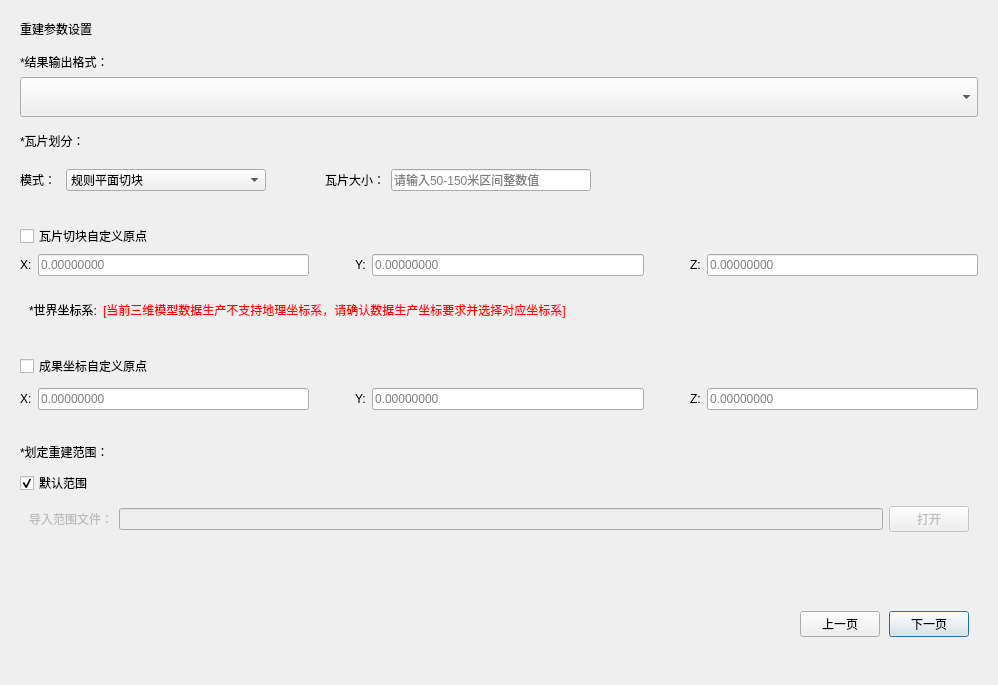
           <widget class="QWidget" name="page_parameters">
            <layout class="QHBoxLayout" name="horizontalLayout_100">
             <item>
              <widget class="QStackedWidget" name="stackedWidget_rebuild_2">
               <property name="currentIndex">
                <number>0</number>
               </property>
               <widget class="QWidget" name="page_24">
                <layout class="QVBoxLayout" name="verticalLayout_78">
                 <item>
                  <widget class="StyleLabel16" name="label_new_project_4">
                   <property name="text">
                    <string>重建参数设置</string>
                   </property>
                  </widget>
                 </item>
                 <item>
                  <layout class="QVBoxLayout" name="verticalLayout_79">
                   <property name="spacing">
                    <number>10</number>
                   </property>
                   <property name="topMargin">
                    <number>9</number>
                   </property>
                   <property name="bottomMargin">
                    <number>9</number>
                   </property>
                   <item>
                    <widget class="QWidget" name="widget_params_3" native="true">
                     <property name="minimumSize">
                      <size>
                       <width>0</width>
                       <height>0</height>
                      </size>
                     </property>
                     <layout class="QVBoxLayout" name="verticalLayout_80">
                      <property name="leftMargin">
                       <number>0</number>
                      </property>
                      <property name="topMargin">
                       <number>0</number>
                      </property>
                      <property name="rightMargin">
                       <number>0</number>
                      </property>
                      <property name="bottomMargin">
                       <number>0</number>
                      </property>
                      <item>
                       <widget class="StyleLabel14" name="label_proj_type_4">
                        <property name="text">
                         <string>*结果输出格式：</string>
                        </property>
                       </widget>
                      </item>
                      <item>
                       <widget class="MultiSelectComboBox" name="comboOutputType_3">
                        <property name="minimumSize">
                         <size>
                          <width>0</width>
                          <height>40</height>
                         </size>
                        </property>
                        <property name="maximumSize">
                         <size>
                          <width>16777215</width>
                          <height>40</height>
                         </size>
                        </property>
                       </widget>
                      </item>
                      <item>
                       <layout class="QVBoxLayout" name="verticalLayout_81">
                        <property name="spacing">
                         <number>10</number>
                        </property>
                        <property name="topMargin">
                         <number>9</number>
                        </property>
                        <property name="bottomMargin">
                         <number>0</number>
                        </property>
                        <item>
                         <widget class="QLabel" name="label_46">
                          <property name="text">
                           <string>*瓦片划分：</string>
                          </property>
                         </widget>
                        </item>
                        <item>
                         <layout class="QHBoxLayout" name="horizontalLayout_95" stretch="0,2,0,2">
                          <property name="bottomMargin">
                           <number>0</number>
                          </property>
                          <item>
                           <widget class="QLabel" name="label_47">
                            <property name="text">
                             <string>模式：</string>
                            </property>
                           </widget>
                          </item>
                          <item>
                           <widget class="QComboBox" name="comboBox_tile_mode_3">
                            <property name="sizePolicy">
                             <sizepolicy hsizetype="Preferred" vsizetype="Fixed">
                              <horstretch>0</horstretch>
                              <verstretch>0</verstretch>
                             </sizepolicy>
                            </property>
                            <property name="maximumSize">
                             <size>
                              <width>200</width>
                              <height>16777215</height>
                             </size>
                            </property>
                            <item>
                             <property name="text">
                              <string>规则平面切块</string>
                             </property>
                            </item>
                            <item>
                             <property name="text">
                              <string>自适应切块</string>
                             </property>
                            </item>
                           </widget>
                          </item>
                          <item>
                           <spacer name="horizontalSpacer_43">
                            <property name="orientation">
                             <enum>Qt::Horizontal</enum>
                            </property>
                            <property name="sizeType">
                             <enum>QSizePolicy::Expanding</enum>
                            </property>
                            <property name="sizeHint" stdset="0">
                             <size>
                              <width>40</width>
                              <height>20</height>
                             </size>
                            </property>
                           </spacer>
                          </item>
                          <item>
                           <widget class="QWidget" name="widget_tile_size_3" native="true">
                            <layout class="QHBoxLayout" name="horizontalLayout_96">
                             <item>
                              <widget class="QLabel" name="label_48">
                               <property name="enabled">
                                <bool>true</bool>
                               </property>
                               <property name="text">
                                <string>瓦片大小：</string>
                               </property>
                              </widget>
                             </item>
                             <item>
                              <widget class="QLineEdit" name="lineEdit_tile_size_3">
                               <property name="enabled">
                                <bool>true</bool>
                               </property>
                               <property name="maximumSize">
                                <size>
                                 <width>200</width>
                                 <height>16777215</height>
                                </size>
                               </property>
                               <property name="placeholderText">
                                <string>请输入50-150米区间整数值</string>
                               </property>
                              </widget>
                             </item>
                             <item>
                              <spacer name="horizontalSpacer_44">
                               <property name="orientation">
                                <enum>Qt::Horizontal</enum>
                               </property>
                               <property name="sizeHint" stdset="0">
                                <size>
                                 <width>40</width>
                                 <height>20</height>
                                </size>
                               </property>
                              </spacer>
                             </item>
                            </layout>
                           </widget>
                          </item>
                         </layout>
                        </item>
                       </layout>
                      </item>
                      <item>
                       <layout class="QVBoxLayout" name="verticalLayout_82">
                        <property name="spacing">
                         <number>10</number>
                        </property>
                        <property name="topMargin">
                         <number>9</number>
                        </property>
                        <property name="bottomMargin">
                         <number>9</number>
                        </property>
                        <item>
                         <widget class="QWidget" name="widget_custom_coord_3" native="true">
                          <property name="minimumSize">
                           <size>
                            <width>958</width>
                            <height>60</height>
                           </size>
                          </property>
                          <layout class="QVBoxLayout" name="verticalLayout_83">
                           <property name="leftMargin">
                            <number>0</number>
                           </property>
                           <property name="rightMargin">
                            <number>0</number>
                           </property>
                           <item>
                            <widget class="QCheckBox" name="checkBox_enable_custom_3">
                             <property name="text">
                              <string>瓦片切块自定义原点</string>
                             </property>
                            </widget>
                           </item>
                           <item>
                            <widget class="QWidget" name="widget_coord_set_3" native="true">
                             <layout class="QHBoxLayout" name="horizontalLayout_97">
                              <property name="leftMargin">
                               <number>0</number>
                              </property>
                              <property name="topMargin">
                               <number>0</number>
                              </property>
                              <property name="rightMargin">
                               <number>0</number>
                              </property>
                              <property name="bottomMargin">
                               <number>0</number>
                              </property>
                              <item>
                               <widget class="QLabel" name="label_49">
                                <property name="text">
                                 <string>X:</string>
                                </property>
                               </widget>
                              </item>
                              <item>
                               <widget class="QLineEdit" name="lineEdit_x_coord_3">
                                <property name="placeholderText">
                                 <string>0.00000000</string>
                                </property>
                               </widget>
                              </item>
                              <item>
                               <spacer name="horizontalSpacer_45">
                                <property name="orientation">
                                 <enum>Qt::Horizontal</enum>
                                </property>
                                <property name="sizeType">
                                 <enum>QSizePolicy::Fixed</enum>
                                </property>
                                <property name="sizeHint" stdset="0">
                                 <size>
                                  <width>40</width>
                                  <height>20</height>
                                 </size>
                                </property>
                               </spacer>
                              </item>
                              <item>
                               <widget class="QLabel" name="label_51">
                                <property name="text">
                                 <string>Y:</string>
                                </property>
                               </widget>
                              </item>
                              <item>
                               <widget class="QLineEdit" name="lineEdit_y_coord_3">
                                <property name="placeholderText">
                                 <string>0.00000000</string>
                                </property>
                               </widget>
                              </item>
                              <item>
                               <spacer name="horizontalSpacer_46">
                                <property name="orientation">
                                 <enum>Qt::Horizontal</enum>
                                </property>
                                <property name="sizeType">
                                 <enum>QSizePolicy::Fixed</enum>
                                </property>
                                <property name="sizeHint" stdset="0">
                                 <size>
                                  <width>40</width>
                                  <height>20</height>
                                 </size>
                                </property>
                               </spacer>
                              </item>
                              <item>
                               <widget class="QLabel" name="label_52">
                                <property name="text">
                                 <string>Z:</string>
                                </property>
                               </widget>
                              </item>
                              <item>
                               <widget class="QLineEdit" name="lineEdit_z_coord_3">
                                <property name="placeholderText">
                                 <string>0.00000000</string>
                                </property>
                               </widget>
                              </item>
                             </layout>
                            </widget>
                           </item>
                          </layout>
                         </widget>
                        </item>
                        <item>
                         <layout class="QHBoxLayout" name="horizontalLayout_81"/>
                        </item>
                        <item>
                         <widget class="QWidget" name="horizontalWidget" native="true">
                          <layout class="QHBoxLayout" name="horizontalLayout_78">
                           <property name="topMargin">
                            <number>5</number>
                           </property>
                           <property name="bottomMargin">
                            <number>5</number>
                           </property>
                           <item>
                            <widget class="StyleLabel14" name="label_proj_9">
                             <property name="text">
                              <string>*世界坐标系:</string>
                             </property>
                            </widget>
                           </item>
                           <item>
                            <widget class="QLabel" name="label_9">
                             <property name="styleSheet">
                              <string notr="true">color: rgb(255, 0, 0);</string>
                             </property>
                             <property name="text">
                              <string>[当前三维模型数据生产不支持地理坐标系，请确认数据生产坐标要求并选择对应坐标系]</string>
                             </property>
                            </widget>
                           </item>
                           <item>
                            <spacer name="horizontalSpacer_38">
                             <property name="orientation">
                              <enum>Qt::Horizontal</enum>
                             </property>
                             <property name="sizeHint" stdset="0">
                              <size>
                               <width>40</width>
                               <height>20</height>
                              </size>
                             </property>
                            </spacer>
                           </item>
                          </layout>
                         </widget>
                        </item>
                        <item>
                         <widget class="CoordSystemEditCtrl" name="widget_coord_edit_5" native="true">
                          <property name="minimumSize">
                           <size>
                            <width>20</width>
                            <height>0</height>
                           </size>
                          </property>
                         </widget>
                        </item>
                        <item>
                         <widget class="QWidget" name="verticalWidget" native="true">
                          <property name="minimumSize">
                           <size>
                            <width>958</width>
                            <height>60</height>
                           </size>
                          </property>
                          <layout class="QVBoxLayout" name="verticalLayout_72" stretch="0,0">
                           <property name="spacing">
                            <number>10</number>
                           </property>
                           <property name="leftMargin">
                            <number>0</number>
                           </property>
                           <property name="topMargin">
                            <number>9</number>
                           </property>
                           <property name="rightMargin">
                            <number>0</number>
                           </property>
                           <property name="bottomMargin">
                            <number>9</number>
                           </property>
                           <item>
                            <widget class="QCheckBox" name="checkBox_xyz_offset">
                             <property name="text">
                              <string>成果坐标自定义原点</string>
                             </property>
                            </widget>
                           </item>
                           <item>
                            <widget class="QWidget" name="widget_xyz_offset" native="true">
                             <property name="minimumSize">
                              <size>
                               <width>958</width>
                               <height>20</height>
                              </size>
                             </property>
                             <layout class="QHBoxLayout" name="horizontalLayout_85">
                              <property name="leftMargin">
                               <number>0</number>
                              </property>
                              <property name="topMargin">
                               <number>0</number>
                              </property>
                              <property name="rightMargin">
                               <number>0</number>
                              </property>
                              <property name="bottomMargin">
                               <number>0</number>
                              </property>
                              <item>
                               <widget class="QLabel" name="label_34">
                                <property name="text">
                                 <string>X:</string>
                                </property>
                               </widget>
                              </item>
                              <item>
                               <widget class="QLineEdit" name="lineEdit_x_offset">
                                <property name="placeholderText">
                                 <string>0.00000000</string>
                                </property>
                               </widget>
                              </item>
                              <item>
                               <spacer name="horizontalSpacer_34">
                                <property name="orientation">
                                 <enum>Qt::Horizontal</enum>
                                </property>
                                <property name="sizeType">
                                 <enum>QSizePolicy::Fixed</enum>
                                </property>
                                <property name="sizeHint" stdset="0">
                                 <size>
                                  <width>40</width>
                                  <height>20</height>
                                 </size>
                                </property>
                               </spacer>
                              </item>
                              <item>
                               <widget class="QLabel" name="label_35">
                                <property name="text">
                                 <string>Y:</string>
                                </property>
                               </widget>
                              </item>
                              <item>
                               <widget class="QLineEdit" name="lineEdit_y_offset">
                                <property name="placeholderText">
                                 <string>0.00000000</string>
                                </property>
                               </widget>
                              </item>
                              <item>
                               <spacer name="horizontalSpacer_35">
                                <property name="orientation">
                                 <enum>Qt::Horizontal</enum>
                                </property>
                                <property name="sizeType">
                                 <enum>QSizePolicy::Fixed</enum>
                                </property>
                                <property name="sizeHint" stdset="0">
                                 <size>
                                  <width>40</width>
                                  <height>20</height>
                                 </size>
                                </property>
                               </spacer>
                              </item>
                              <item>
                               <widget class="QLabel" name="label_36">
                                <property name="text">
                                 <string>Z:</string>
                                </property>
                               </widget>
                              </item>
                              <item>
                               <widget class="QLineEdit" name="lineEdit_z_offset">
                                <property name="placeholderText">
                                 <string>0.00000000</string>
                                </property>
                               </widget>
                              </item>
                             </layout>
                            </widget>
                           </item>
                          </layout>
                         </widget>
                        </item>
                       </layout>
                      </item>
                      <item>
                       <layout class="QVBoxLayout" name="verticalLayout_84">
                        <property name="spacing">
                         <number>10</number>
                        </property>
                        <property name="topMargin">
                         <number>9</number>
                        </property>
                        <property name="bottomMargin">
                         <number>9</number>
                        </property>
                        <item>
                         <widget class="StyleLabel14" name="label_proj_10">
                          <property name="text">
                           <string>*划定重建范围：</string>
                          </property>
                         </widget>
                        </item>
                        <item>
                         <widget class="QCheckBox" name="checkBox_lockRange_3">
                          <property name="text">
                           <string>默认范围</string>
                          </property>
                          <property name="checked">
                           <bool>true</bool>
                          </property>
                         </widget>
                        </item>
                        <item>
                         <widget class="QWidget" name="widget_range_file_3" native="true">
                          <property name="enabled">
                           <bool>false</bool>
                          </property>
                          <layout class="QHBoxLayout" name="horizontalLayout_98">
                           <property name="topMargin">
                            <number>1</number>
                           </property>
                           <property name="bottomMargin">
                            <number>1</number>
                           </property>
                           <item>
                            <widget class="StyleLabel14" name="label_proj_11">
                             <property name="text">
                              <string>导入范围文件：</string>
                             </property>
                            </widget>
                           </item>
                           <item>
                            <widget class="QLineEdit" name="lineEdit_range_file_3"/>
                           </item>
                           <item>
                            <widget class="QPushButton" name="btnRangeFile_3">
                             <property name="text">
                              <string>打开</string>
                             </property>
                            </widget>
                           </item>
                          </layout>
                         </widget>
                        </item>
                       </layout>
                      </item>
                     </layout>
                    </widget>
                   </item>
                   <item>
                    <spacer name="verticalSpacer_21">
                     <property name="orientation">
                      <enum>Qt::Vertical</enum>
                     </property>
                     <property name="sizeHint" stdset="0">
                      <size>
                       <width>20</width>
                       <height>40</height>
                      </size>
                     </property>
                    </spacer>
                   </item>
                   <item>
                    <widget class="QWidget" name="widget_rebuild_params_3" native="true">
                     <property name="minimumSize">
                      <size>
                       <width>0</width>
                       <height>0</height>
                      </size>
                     </property>
                     <layout class="QVBoxLayout" name="verticalLayout_85">
                      <property name="leftMargin">
                       <number>0</number>
                      </property>
                      <property name="topMargin">
                       <number>0</number>
                      </property>
                      <property name="rightMargin">
                       <number>0</number>
                      </property>
                      <property name="bottomMargin">
                       <number>0</number>
                      </property>
                     </layout>
                    </widget>
                   </item>
                   <item>
                    <layout class="QHBoxLayout" name="horizontalLayout_99">
                     <property name="spacing">
                      <number>9</number>
                     </property>
                     <property name="leftMargin">
                      <number>9</number>
                     </property>
                     <property name="topMargin">
                      <number>9</number>
                     </property>
                     <property name="rightMargin">
                      <number>9</number>
                     </property>
                     <property name="bottomMargin">
                      <number>9</number>
                     </property>
                     <item>
                      <spacer name="horizontalSpacer_47">
                       <property name="orientation">
                        <enum>Qt::Horizontal</enum>
                       </property>
                       <property name="sizeHint" stdset="0">
                        <size>
                         <width>40</width>
                         <height>20</height>
                        </size>
                       </property>
                      </spacer>
                     </item>
                     <item>
                      <widget class="QPushButton" name="btnParaPre">
                       <property name="text">
                        <string>上一页</string>
                       </property>
                      </widget>
                     </item>
                     <item>
                      <widget class="StyleButton90" name="btnParaNext">
                       <property name="text">
                        <string>下一页</string>
                       </property>
                       <property name="default">
                        <bool>true</bool>
                       </property>
                      </widget>
                     </item>
                    </layout>
                   </item>
                   <item>
                    <spacer name="verticalSpacer_40">
                     <property name="orientation">
                      <enum>Qt::Vertical</enum>
                     </property>
                     <property name="sizeHint" stdset="0">
                      <size>
                       <width>20</width>
                       <height>10</height>
                      </size>
                     </property>
                    </spacer>
                   </item>
                  </layout>
                 </item>
                </layout>
               </widget>
              </widget>
             </item>
            </layout>
           </widget>
